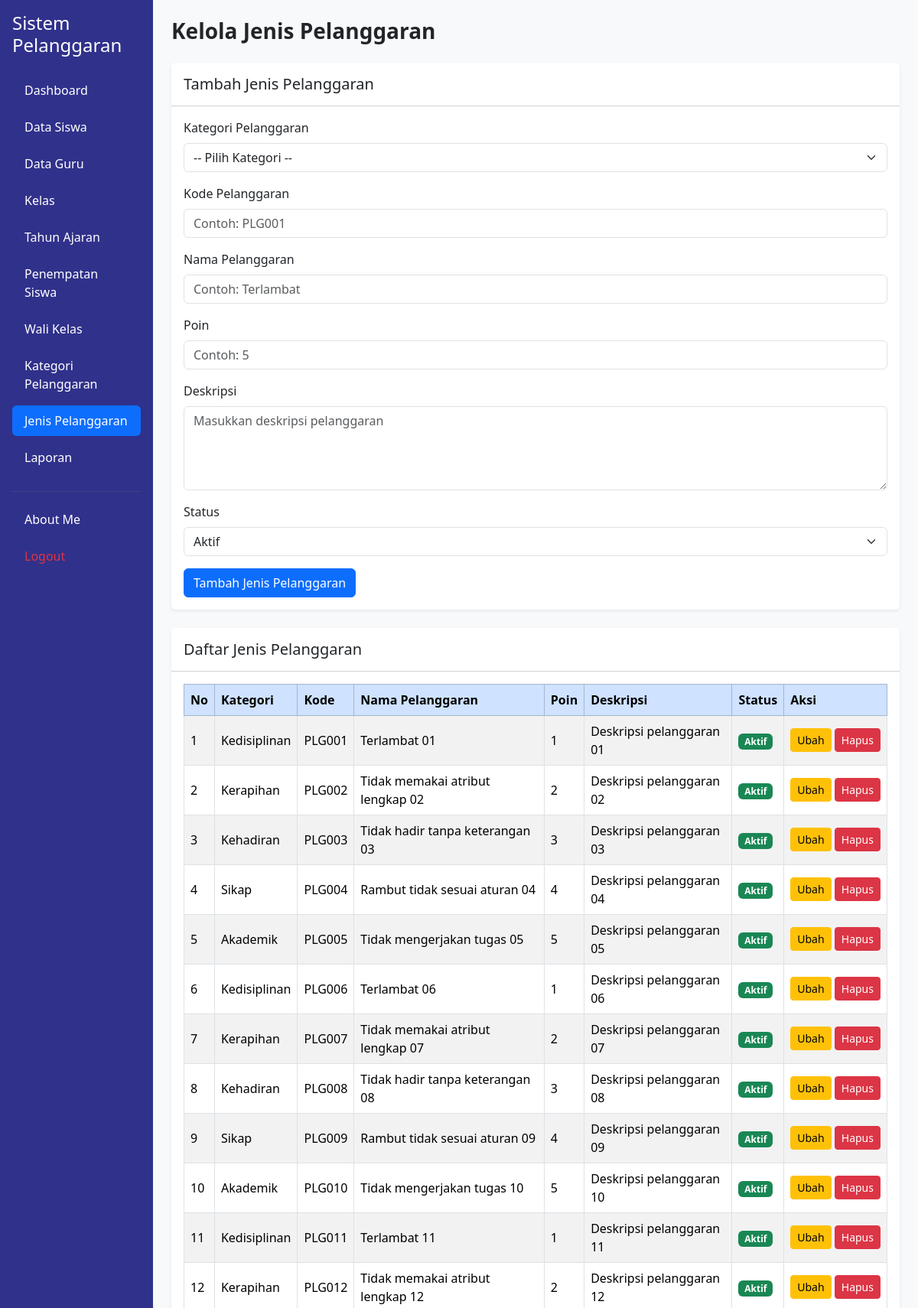
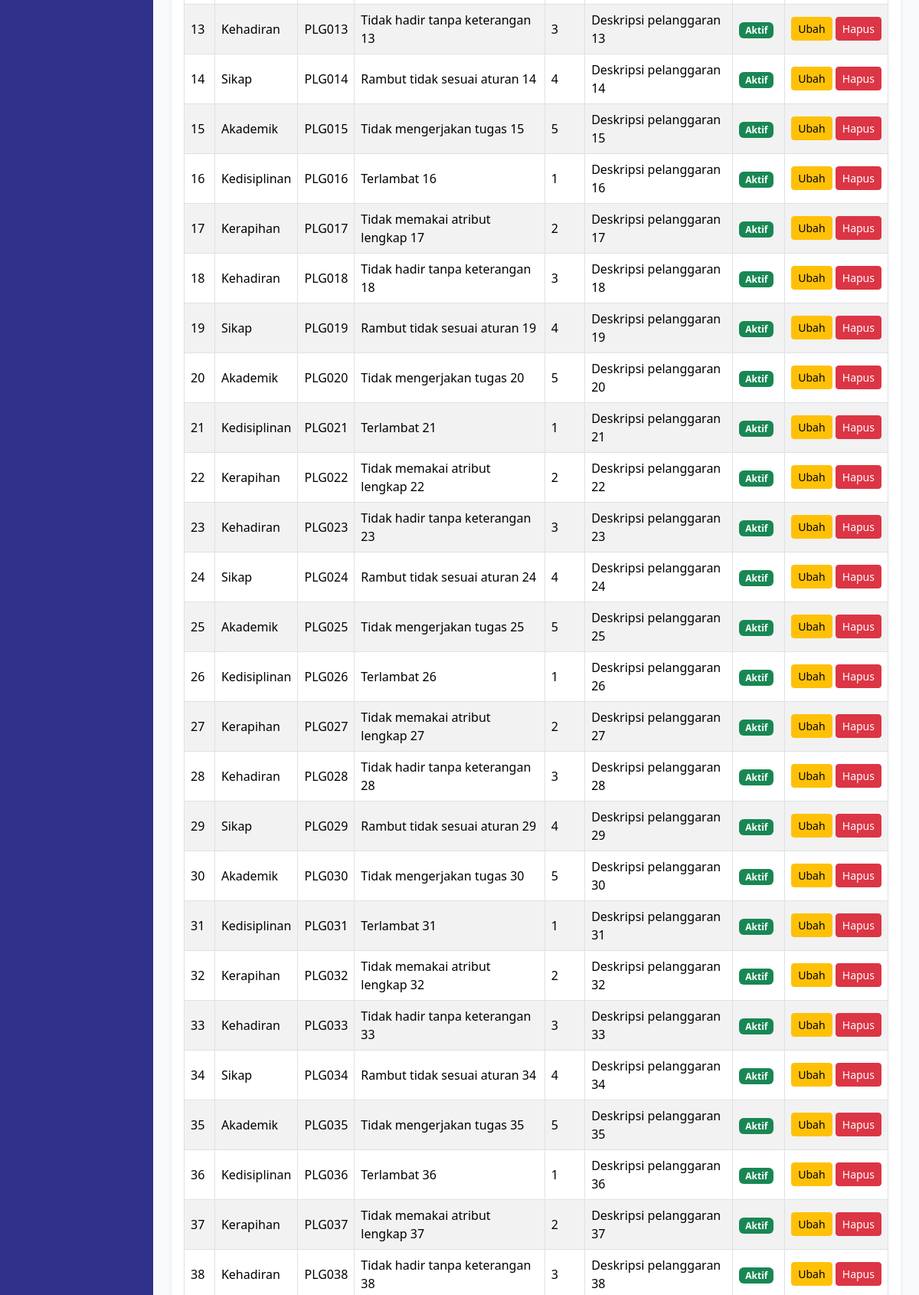
The app's page /Jenis_pelanggaran.php (signed in, upper part) with its own data (2 pictures, top to bottom).
### tables this page shows
CREATE TABLE `t_pelanggaran` (
  `id` int(11) NOT NULL,
  `pelanggaran_kategori_id` int(11) NOT NULL,
  `kode` varchar(30) NOT NULL,
  `nama` varchar(150) NOT NULL,
  `poin` int(11) NOT NULL,
  `deskripsi` text NOT NULL,
  `status_aktif` tinyint(1) NOT NULL,
  `created_at` timestamp NOT NULL DEFAULT current_timestamp(),
  `updated_at` timestamp NOT NULL DEFAULT current_timestamp()
);

CREATE TABLE `t_pelanggaran_kategori` (
  `id` int(11) NOT NULL,
  `nama` varchar(100) NOT NULL,
  `deskripsi` text NOT NULL,
  `status_aktif` tinyint(1) NOT NULL,
  `created_at` timestamp NOT NULL DEFAULT current_timestamp(),
  `updated_at` timestamp NOT NULL DEFAULT current_timestamp()
);

### Jenis_pelanggaran.php (the view, shortened to what this page needs)
<?php
include "config/koneksi.php";
$role = $_SESSION['role'];
$data_edit = null;
?>
<!DOCTYPE html>
<html lang="id">
<head>
    <link href="https://cdn.jsdelivr.net/npm/bootstrap@5.3.8/dist/css/bootstrap.min.css" rel="stylesheet">
</head>
<body class="bg-light">
<div class="container-fluid">
    <div class="row min-vh-100">
        <aside class="col-md-3 col-lg-2 p-3 min-vh-100"
               style="background-color: #30318B;">
            <h4 class="text-white mb-4">Sistem Pelanggaran</h4>
            <ul class="nav nav-pills flex-column">
                <li class="nav-item mb-2">
                    <a href="dashboard.php" class="nav-link text-white">Dashboard</a>
                </li>
                <?php if ($role == "admin") { ?>
                    <li class="nav-item mb-2">
                        <a href="data_siswa.php" class="nav-link text-white">Data Siswa</a>
                    </li>
                    <li class="nav-item mb-2">
                        <a href="data_guru.php" class="nav-link text-white">Data Guru</a>
                    </li>
                    <li class="nav-item mb-2">
                        <a href="data_kelas.php" class="nav-link text-white">Kelas</a>
                    </li>
                    <li class="nav-item mb-2">
                        <a href="data_tahun_ajaran.php" class="nav-link text-white">Tahun Ajaran</a>
                    </li>
                    <li class="nav-item mb-2">
                        <a href="penempatan_siswa.php" class="nav-link text-white">Penempatan Siswa</a>
                    </li>
                    <li class="nav-item mb-2">
                        <a href="wali_kelas.php" class="nav-link text-white">Wali Kelas</a>
                    </li>
                    <li class="nav-item mb-2">
                        <a href="kategori_pelanggaran.php" class="nav-link text-white">Kategori Pelanggaran</a>
                    </li>
                    <li class="nav-item mb-2">
                        <a href="jenis_pelanggaran.php"
                           class="nav-link active"
                           aria-current="page">Jenis Pelanggaran</a>
                    </li>
                    <li class="nav-item mb-2">
                        <a href="laporan.php" class="nav-link text-white">Laporan</a>
                    </li>
                <?php } ?>
                <hr class="text-secondary">
                <li class="nav-item mb-2">
                    <a href="about_me.php" class="nav-link text-white">About Me</a>
                </li>
                <li class="nav-item">
                    <a href="logout.php" class="nav-link text-danger">Logout</a>
                </li>
            </ul>
        </aside>
        <main class="col-md-9 col-lg-10 p-4">
<div class="d-flex justify-content-between
            align-items-center mb-4">
    <h3 class="fw-bold mb-0">Kelola Jenis Pelanggaran</h3>
</div>
            <?php if ($role == "admin") { ?>
                <?php if ($data_edit != null) { ?>
                    <div class="card shadow-sm border-0 mb-4">
                        <div class="card-header bg-white py-3">
                            <h5 class="mb-0">Ubah Jenis Pelanggaran</h5>
                        </div>
                        <div class="card-body">
                            <form method="POST">
                                <input type="hidden" name="id"
                                       value="<?php echo $data_edit['id']; ?>">
                                <div class="mb-3">
                                    <label class="form-label">Kategori Pelanggaran</label>
                                    <select name="pelanggaran_kategori_id"
                                            class="form-select" required>
                                        <?php
                                        $kategori = mysqli_query(
                                            $koneksi,
                                            "SELECT * FROM t_pelanggaran_kategori
                                             WHERE status_aktif = 1
                                             ORDER BY nama ASC"
                                        );
                                        while ($row = mysqli_fetch_assoc($kategori)) {
                                        ?>
                                            <option value="<?php echo $row['id']; ?>"
                                                <?php
                                                if ($data_edit['pelanggaran_kategori_id'] == $row['id'])
                                                    echo "selected";
                                                ?>>
                                                <?php echo $row['nama']; ?>
                                            </option>
                                        <?php } ?>
                                    </select>
                                </div>
                                <div class="mb-3">
                                    <label class="form-label">Kode Pelanggaran</label>
                                    <input type="text" name="kode"
                                           class="form-control"
                                           value="<?php echo $data_edit['kode']; ?>"
                                           required>
                                </div>
                                <div class="mb-3">
                                    <label class="form-label">Nama Pelanggaran</label>
                                    <input type="text" name="nama"
                                           class="form-control"
                                           value="<?php echo $data_edit['nama']; ?>"
                                           required>
                                </div>
                                <div class="mb-3">
                                    <label class="form-label">Poin</label>
                                    <input type="number" name="poin"
                                           class="form-control"
                                           value="<?php echo $data_edit['poin']; ?>"
                                           min="0" required>
                                </div>
                                <div class="mb-3">
                                    <label class="form-label">Deskripsi</label>
                                    <textarea name="deskripsi"
                                              class="form-control"
                                              rows="4"><?php echo $data_edit['deskripsi']; ?></textarea>
                                </div>
                                <div class="mb-3">
                                    <label class="form-label">Status</label>
                                    <select name="status_aktif"
                                            class="form-select" required>
                                        <option value="1"
                                            <?php
                                            if ($data_edit['status_aktif'] == 1)
                                                echo "selected";
                                            ?>>Aktif</option>
                                        <option value="0"
                                            <?php
                                            if ($data_edit['status_aktif'] == 0)
                                                echo "selected";
                                            ?>>Tidak Aktif</option>
                                    </select>
                                </div>
                                <button type="submit" name="ubah"
                                        class="btn btn-primary me-2">
                                    Simpan Perubahan
                                </button>
                                <a href="jenis_pelanggaran.php"
                                   class="btn btn-secondary">Batal</a>
                            </form>
                        </div>
                    </div>
                <?php } else { ?>
                    <div class="card shadow-sm border-0 mb-4">
                        <div class="card-header bg-white py-3">
                            <h5 class="mb-0">Tambah Jenis Pelanggaran</h5>
                        </div>
                        <div class="card-body">
                            <form method="POST">
                                <div class="mb-3">
                                    <label class="form-label">Kategori Pelanggaran</label>
                                    <select name="pelanggaran_kategori_id"
                                            class="form-select" required>
                                        <option value="">-- Pilih Kategori --</option>
                                    </select>
                                </div>
                                <div class="mb-3">
                                    <label class="form-label">Kode Pelanggaran</label>
                                    <input type="text" name="kode"
                                           class="form-control"
                                           placeholder="Contoh: PLG001"
                                           required>
                                </div>
                                <div class="mb-3">
                                    <label class="form-label">Nama Pelanggaran</label>
                                    <input type="text" name="nama"
                                           class="form-control"
                                           placeholder="Contoh: Terlambat"
                                           required>
                                </div>
                                <div class="mb-3">
                                    <label class="form-label">Poin</label>
                                    <input type="number" name="poin"
                                           class="form-control"
                                           min="0"
                                           placeholder="Contoh: 5"
                                           required>
                                </div>
                                <div class="mb-3">
                                    <label class="form-label">Deskripsi</label>
                                    <textarea name="deskripsi"
                                              class="form-control"
                                              rows="4"
                                              placeholder="Masukkan deskripsi pelanggaran"></textarea>
                                </div>
                                <div class="mb-3">
                                    <label class="form-label">Status</label>
                                    <select name="status_aktif"
                                            class="form-select" required>
                                        <option value="1">Aktif</option>
                                    </select>
                                </div>
                                <button type="submit" name="tambah"
                                        class="btn btn-primary">
                                    Tambah Jenis Pelanggaran
                                </button>
                            </form>
                        </div>
                    </div>
                <?php } ?>
            <?php } ?>
            <div class="card shadow-sm border-0">
                <div class="card-header bg-white py-3">
                    <h5 class="mb-0">Daftar Jenis Pelanggaran</h5>
                </div>
                <div class="card-body">
                    <div class="table-responsive">
                        <table class="table table-bordered table-striped align-middle mb-0">
                            <thead class="table-primary">
                                <tr>
                                    <th>No</th>
                                    <th>Kategori</th>
                                    <th>Kode</th>
                                    <th>Nama Pelanggaran</th>
                                    <th>Poin</th>
                                    <th>Deskripsi</th>
                                    <th>Status</th>
                                    <?php if ($role == "admin") { ?>
                                        <th>Aksi</th>
                                    <?php } ?>
                                </tr>
                            </thead>
                            <tbody>
                                <?php
                                $query = mysqli_query($koneksi, "
                                    SELECT
                                        t_pelanggaran.*,
                                        t_pelanggaran_kategori.nama AS nama_kategori
                                    FROM t_pelanggaran
                                    INNER JOIN t_pelanggaran_kategori
                                        ON t_pelanggaran.pelanggaran_kategori_id
                                        = t_pelanggaran_kategori.id
                                    ORDER BY t_pelanggaran.kode ASC
                                ");
                                $no = 1;
                                while ($row = mysqli_fetch_assoc($query)) {
                                ?>
                                    <tr>
                                        <td><?php echo $no; ?></td>
                                        <td><?php echo $row['nama_kategori']; ?></td>
                                        <td><?php echo $row['kode']; ?></td>
                                        <td><?php echo $row['nama']; ?></td>
                                        <td><?php echo $row['poin']; ?></td>
                                        <td><?php echo $row['deskripsi']; ?></td>
                                        <td>
                                            <?php
                                            if ($row['status_aktif'] == 1) {
                                                echo '<span class="badge text-bg-success">Aktif</span>';
                                            } else {
                                                echo '<span class="badge text-bg-secondary">Tidak Aktif</span>';
                                            }
                                            ?>
                                        </td>
                                        <?php if ($role == "admin") { ?>
                                            <td class="text-nowrap">
                                                <a class="btn btn-warning btn-sm"
                                                   href="jenis_pelanggaran.php?edit=<?php echo $row['id']; ?>">
                                                    Ubah
                                                </a>
                                                <a class="btn btn-danger btn-sm"
                                                   href="jenis_pelanggaran.php?hapus=<?php echo $row['id']; ?>"
                                                   onclick="return confirm('Yakin ingin menghapus jenis pelanggaran ini?')">
                                                    Hapus
                                                </a>
                                            </td>
                                        <?php } ?>
                                    </tr>
                                <?php
                                    $no++;
                                }
                                ?>
                            </tbody>
                        </table>
                    </div>
                </div>
            </div>
        </main>
    </div>
</div>
</body>
</html>

### records on screen
t_pelanggaran: pelanggaran_kategori.nama "Kedisiplinan", kode "PLG001", nama "Terlambat 01", poin "1", deskripsi "Deskripsi pelanggaran 01", status_aktif "Aktif"
t_pelanggaran: pelanggaran_kategori.nama "Kerapihan", kode "PLG002", nama "Tidak memakai atribut lengkap 02", poin "2", deskripsi "Deskripsi pelanggaran 02", status_aktif "Aktif"
t_pelanggaran: pelanggaran_kategori.nama "Kehadiran", kode "PLG003", nama "Tidak hadir tanpa keterangan 03", poin "3", deskripsi "Deskripsi pelanggaran 03", status_aktif "Aktif"
t_pelanggaran: pelanggaran_kategori.nama "Sikap", kode "PLG004", nama "Rambut tidak sesuai aturan 04", poin "4", deskripsi "Deskripsi pelanggaran 04", status_aktif "Aktif"
t_pelanggaran: pelanggaran_kategori.nama "Akademik", kode "PLG005", nama "Tidak mengerjakan tugas 05", poin "5", deskripsi "Deskripsi pelanggaran 05", status_aktif "Aktif"
t_pelanggaran: pelanggaran_kategori.nama "Kedisiplinan", kode "PLG006", nama "Terlambat 06", poin "1", deskripsi "Deskripsi pelanggaran 06", status_aktif "Aktif"
t_pelanggaran: pelanggaran_kategori.nama "Kerapihan", kode "PLG007", nama "Tidak memakai atribut lengkap 07", poin "2", deskripsi "Deskripsi pelanggaran 07", status_aktif "Aktif"
t_pelanggaran: pelanggaran_kategori.nama "Kehadiran", kode "PLG008", nama "Tidak hadir tanpa keterangan 08", poin "3", deskripsi "Deskripsi pelanggaran 08", status_aktif "Aktif"
t_pelanggaran: pelanggaran_kategori.nama "Sikap", kode "PLG009", nama "Rambut tidak sesuai aturan 09", poin "4", deskripsi "Deskripsi pelanggaran 09", status_aktif "Aktif"
t_pelanggaran: pelanggaran_kategori.nama "Akademik", kode "PLG010", nama "Tidak mengerjakan tugas 10", poin "5", deskripsi "Deskripsi pelanggaran 10", status_aktif "Aktif"
t_pelanggaran: pelanggaran_kategori.nama "Kedisiplinan", kode "PLG011", nama "Terlambat 11", poin "1", deskripsi "Deskripsi pelanggaran 11", status_aktif "Aktif"
t_pelanggaran: pelanggaran_kategori.nama "Kerapihan", kode "PLG012", nama "Tidak memakai atribut lengkap 12", poin "2", deskripsi "Deskripsi pelanggaran 12", status_aktif "Aktif"
t_pelanggaran: pelanggaran_kategori.nama "Kehadiran", kode "PLG013", nama "Tidak hadir tanpa keterangan 13", poin "3", deskripsi "Deskripsi pelanggaran 13", status_aktif "Aktif"
t_pelanggaran: pelanggaran_kategori.nama "Sikap", kode "PLG014", nama "Rambut tidak sesuai aturan 14", poin "4", deskripsi "Deskripsi pelanggaran 14", status_aktif "Aktif"
t_pelanggaran: pelanggaran_kategori.nama "Akademik", kode "PLG015", nama "Tidak mengerjakan tugas 15", poin "5", deskripsi "Deskripsi pelanggaran 15", status_aktif "Aktif"
t_pelanggaran: pelanggaran_kategori.nama "Kedisiplinan", kode "PLG016", nama "Terlambat 16", poin "1", deskripsi "Deskripsi pelanggaran 16", status_aktif "Aktif"
t_pelanggaran: pelanggaran_kategori.nama "Kerapihan", kode "PLG017", nama "Tidak memakai atribut lengkap 17", poin "2", deskripsi "Deskripsi pelanggaran 17", status_aktif "Aktif"
t_pelanggaran: pelanggaran_kategori.nama "Kehadiran", kode "PLG018", nama "Tidak hadir tanpa keterangan 18", poin "3", deskripsi "Deskripsi pelanggaran 18", status_aktif "Aktif"
t_pelanggaran: pelanggaran_kategori.nama "Sikap", kode "PLG019", nama "Rambut tidak sesuai aturan 19", poin "4", deskripsi "Deskripsi pelanggaran 19", status_aktif "Aktif"
t_pelanggaran: pelanggaran_kategori.nama "Akademik", kode "PLG020", nama "Tidak mengerjakan tugas 20", poin "5", deskripsi "Deskripsi pelanggaran 20", status_aktif "Aktif"
t_pelanggaran: pelanggaran_kategori.nama "Kedisiplinan", kode "PLG021", nama "Terlambat 21", poin "1", deskripsi "Deskripsi pelanggaran 21", status_aktif "Aktif"
t_pelanggaran: pelanggaran_kategori.nama "Kerapihan", kode "PLG022", nama "Tidak memakai atribut lengkap 22", poin "2", deskripsi "Deskripsi pelanggaran 22", status_aktif "Aktif"
t_pelanggaran: pelanggaran_kategori.nama "Kehadiran", kode "PLG023", nama "Tidak hadir tanpa keterangan 23", poin "3", deskripsi "Deskripsi pelanggaran 23", status_aktif "Aktif"
t_pelanggaran: pelanggaran_kategori.nama "Sikap", kode "PLG024", nama "Rambut tidak sesuai aturan 24", poin "4", deskripsi "Deskripsi pelanggaran 24", status_aktif "Aktif"
t_pelanggaran: pelanggaran_kategori.nama "Akademik", kode "PLG025", nama "Tidak mengerjakan tugas 25", poin "5", deskripsi "Deskripsi pelanggaran 25", status_aktif "Aktif"
t_pelanggaran: pelanggaran_kategori.nama "Kedisiplinan", kode "PLG026", nama "Terlambat 26", poin "1", deskripsi "Deskripsi pelanggaran 26", status_aktif "Aktif"
t_pelanggaran: pelanggaran_kategori.nama "Kerapihan", kode "PLG027", nama "Tidak memakai atribut lengkap 27", poin "2", deskripsi "Deskripsi pelanggaran 27", status_aktif "Aktif"
t_pelanggaran: pelanggaran_kategori.nama "Kehadiran", kode "PLG028", nama "Tidak hadir tanpa keterangan 28", poin "3", deskripsi "Deskripsi pelanggaran 28", status_aktif "Aktif"
t_pelanggaran: pelanggaran_kategori.nama "Sikap", kode "PLG029", nama "Rambut tidak sesuai aturan 29", poin "4", deskripsi "Deskripsi pelanggaran 29", status_aktif "Aktif"
t_pelanggaran: pelanggaran_kategori.nama "Akademik", kode "PLG030", nama "Tidak mengerjakan tugas 30", poin "5", deskripsi "Deskripsi pelanggaran 30", status_aktif "Aktif"
t_pelanggaran: pelanggaran_kategori.nama "Kedisiplinan", kode "PLG031", nama "Terlambat 31", poin "1", deskripsi "Deskripsi pelanggaran 31", status_aktif "Aktif"
t_pelanggaran: pelanggaran_kategori.nama "Kerapihan", kode "PLG032", nama "Tidak memakai atribut lengkap 32", poin "2", deskripsi "Deskripsi pelanggaran 32", status_aktif "Aktif"
t_pelanggaran: pelanggaran_kategori.nama "Kehadiran", kode "PLG033", nama "Tidak hadir tanpa keterangan 33", poin "3", deskripsi "Deskripsi pelanggaran 33", status_aktif "Aktif"
t_pelanggaran: pelanggaran_kategori.nama "Sikap", kode "PLG034", nama "Rambut tidak sesuai aturan 34", poin "4", deskripsi "Deskripsi pelanggaran 34", status_aktif "Aktif"
t_pelanggaran: pelanggaran_kategori.nama "Akademik", kode "PLG035", nama "Tidak mengerjakan tugas 35", poin "5", deskripsi "Deskripsi pelanggaran 35", status_aktif "Aktif"
t_pelanggaran: pelanggaran_kategori.nama "Kedisiplinan", kode "PLG036", nama "Terlambat 36", poin "1", deskripsi "Deskripsi pelanggaran 36", status_aktif "Aktif"
t_pelanggaran: pelanggaran_kategori.nama "Kerapihan", kode "PLG037", nama "Tidak memakai atribut lengkap 37", poin "2", deskripsi "Deskripsi pelanggaran 37", status_aktif "Aktif"
t_pelanggaran: pelanggaran_kategori.nama "Kehadiran", kode "PLG038", nama "Tidak hadir tanpa keterangan 38", poin "3", deskripsi "Deskripsi pelanggaran 38", status_aktif "Aktif"
